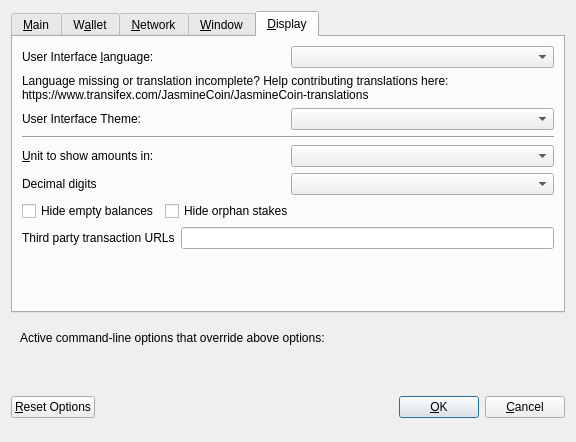
<?xml version="1.0" encoding="UTF-8"?>
<ui version="4.0">
 <class>OptionsDialog</class>
 <widget class="QDialog" name="OptionsDialog">
  <property name="geometry">
   <rect>
    <x>0</x>
    <y>0</y>
    <width>576</width>
    <height>442</height>
   </rect>
  </property>
  <property name="windowTitle">
   <string>Options</string>
  </property>
  <property name="modal">
   <bool>true</bool>
  </property>
  <layout class="QVBoxLayout" name="verticalLayout">
   <item>
    <widget class="QTabWidget" name="tabWidget">
     <property name="currentIndex">
      <number>4</number>
     </property>
     <widget class="QWidget" name="tabMain">
      <attribute name="title">
       <string>&amp;Main</string>
      </attribute>
      <layout class="QVBoxLayout" name="verticalLayout_Main">
       <item>
        <widget class="QCheckBox" name="bitcoinAtStartup">
         <property name="toolTip">
          <string>Automatically start Jasmine after logging in to the system.</string>
         </property>
         <property name="text">
          <string>&amp;Start Jasmine on system login</string>
         </property>
        </widget>
       </item>
       <item>
        <layout class="QHBoxLayout" name="horizontalLayout_2_Main">
         <item>
          <widget class="QLabel" name="databaseCacheLabel">
           <property name="text">
            <string>Size of &amp;database cache</string>
           </property>
           <property name="textFormat">
            <enum>Qt::PlainText</enum>
           </property>
           <property name="buddy">
            <cstring>databaseCache</cstring>
           </property>
          </widget>
         </item>
         <item>
          <widget class="QSpinBox" name="databaseCache"/>
         </item>
         <item>
          <widget class="QLabel" name="databaseCacheUnitLabel">
           <property name="text">
            <string>MB</string>
           </property>
           <property name="textFormat">
            <enum>Qt::PlainText</enum>
           </property>
          </widget>
         </item>
         <item>
          <spacer name="horizontalSpacer_2_Main">
           <property name="orientation">
            <enum>Qt::Horizontal</enum>
           </property>
           <property name="sizeHint" stdset="0">
            <size>
             <width>40</width>
             <height>20</height>
            </size>
           </property>
          </spacer>
         </item>
        </layout>
       </item>
       <item>
        <layout class="QHBoxLayout" name="horizontalLayout_3_Main">
         <item>
          <widget class="QLabel" name="threadsScriptVerifLabel">
           <property name="text">
            <string>Number of script &amp;verification threads</string>
           </property>
           <property name="textFormat">
            <enum>Qt::PlainText</enum>
           </property>
           <property name="buddy">
            <cstring>threadsScriptVerif</cstring>
           </property>
          </widget>
         </item>
         <item>
          <widget class="QSpinBox" name="threadsScriptVerif">
           <property name="toolTip">
            <string>(0 = auto, &lt;0 = leave that many cores free)</string>
           </property>
          </widget>
         </item>
         <item>
          <spacer name="horizontalSpacer_3_Main">
           <property name="orientation">
            <enum>Qt::Horizontal</enum>
           </property>
           <property name="sizeHint" stdset="0">
            <size>
             <width>40</width>
             <height>20</height>
            </size>
           </property>
          </spacer>
         </item>
        </layout>
       </item>
       <item>
        <spacer name="verticalSpacer_2">
         <property name="orientation">
          <enum>Qt::Vertical</enum>
         </property>
         <property name="sizeHint" stdset="0">
          <size>
           <width>20</width>
           <height>40</height>
          </size>
         </property>
        </spacer>
       </item>
       <item>
        <widget class="QCheckBox" name="checkBoxZeromintEnable">
         <property name="toolTip">
          <string>Enable automatic minting of PIV units to zPIV</string>
         </property>
         <property name="layoutDirection">
          <enum>Qt::LeftToRight</enum>
         </property>
         <property name="text">
          <string>Enable zPIV Automint</string>
         </property>
        </widget>
       </item>
       <item>
        <layout class="QHBoxLayout" name="horizontalLayout_3">
         <item>
          <widget class="QLabel" name="percentage_label">
           <property name="toolTip">
            <string>Percentage of incoming PIV which get automatically converted to zPIV via Zerocoin Protocol (min: 10%)</string>
           </property>
           <property name="text">
            <string>Percentage of autominted zPIV</string>
           </property>
          </widget>
         </item>
         <item>
          <widget class="QSpinBox" name="zeromintPercentage">
           <property name="minimum">
            <number>1</number>
           </property>
           <property name="maximum">
            <number>100</number>
           </property>
          </widget>
         </item>
        </layout>
       </item>
       <item>
        <layout class="QHBoxLayout" name="horizontalLayout" stretch="0,0">
         <property name="sizeConstraint">
          <enum>QLayout::SetFixedSize</enum>
         </property>
         <item>
          <widget class="QLabel" name="labelPreferredDenom">
           <property name="maximumSize">
            <size>
             <width>16777215</width>
             <height>16777215</height>
            </size>
           </property>
           <property name="toolTip">
            <string>Wait with automatic conversion to Zerocoin until enough PIV for this denomination is available</string>
           </property>
           <property name="text">
            <string>Preferred Automint zPIV Denomination</string>
           </property>
          </widget>
         </item>
         <item>
          <widget class="QComboBox" name="preferredDenom">
           <property name="maximumSize">
            <size>
             <width>16777215</width>
             <height>27</height>
            </size>
           </property>
           <property name="toolTip">
            <string>Wait with automatic conversion to Zerocoin until enough PIV for this denomination is available</string>
           </property>
           <property name="maxVisibleItems">
            <number>9</number>
           </property>
           <property name="maxCount">
            <number>9</number>
           </property>
          </widget>
         </item>
        </layout>
       </item>
      </layout>
     </widget>
     <widget class="QWidget" name="tabWallet">
      <attribute name="title">
       <string>W&amp;allet</string>
      </attribute>
      <layout class="QVBoxLayout" name="verticalLayout_Wallet">
       <item>
        <layout class="QHBoxLayout" name="horizontalLayout_2_Wallet">
         <item>
          <widget class="QLabel" name="labelStakeSplitThresholdText">
           <property name="text">
            <string>Stake split threshold:</string>
           </property>
          </widget>
         </item>
         <item>
          <widget class="QSpinBox" name="spinBoxStakeSplitThreshold">
           <property name="minimum">
            <number>1</number>
           </property>
           <property name="maximum">
            <number>999999</number>
           </property>
          </widget>
         </item>
        </layout>
       </item>
       <item>
        <widget class="QGroupBox" name="groupBox">
         <property name="title">
          <string>Expert</string>
         </property>
         <layout class="QVBoxLayout" name="verticalLayout_2">
          <item>
           <widget class="QCheckBox" name="coinControlFeatures">
            <property name="toolTip">
             <string>Whether to show coin control features or not.</string>
            </property>
            <property name="text">
             <string>Enable coin &amp;control features</string>
            </property>
           </widget>
          </item>
          <item>
           <widget class="QCheckBox" name="showMasternodesTab">
            <property name="toolTip">
             <string>Show additional tab listing all your masternodes in first sub-tab&lt;br/&gt;and all masternodes on the network in second sub-tab.</string>
            </property>
            <property name="text">
             <string>Show Masternodes Tab</string>
            </property>
           </widget>
          </item>
          <item>
           <widget class="QCheckBox" name="spendZeroConfChange">
            <property name="toolTip">
             <string>If you disable the spending of unconfirmed change, the change from a transaction&lt;br/&gt;cannot be used until that transaction has at least one confirmation.&lt;br/&gt;This also affects how your balance is computed.</string>
            </property>
            <property name="text">
             <string>&amp;Spend unconfirmed change</string>
            </property>
           </widget>
          </item>
         </layout>
        </widget>
       </item>
       <item>
        <spacer name="verticalSpacer_Wallet">
         <property name="orientation">
          <enum>Qt::Vertical</enum>
         </property>
         <property name="sizeHint" stdset="0">
          <size>
           <width>20</width>
           <height>40</height>
          </size>
         </property>
        </spacer>
       </item>
      </layout>
     </widget>
     <widget class="QWidget" name="tabNetwork">
      <attribute name="title">
       <string>&amp;Network</string>
      </attribute>
      <layout class="QVBoxLayout" name="verticalLayout_Network">
       <item>
        <widget class="QCheckBox" name="mapPortUpnp">
         <property name="toolTip">
          <string>Automatically open the Jasmine client port on the router. This only works when your router supports UPnP and it is enabled.</string>
         </property>
         <property name="text">
          <string>Map port using &amp;UPnP</string>
         </property>
        </widget>
       </item>
       <item>
        <widget class="QCheckBox" name="allowIncoming">
         <property name="toolTip">
          <string>Accept connections from outside</string>
         </property>
         <property name="text">
          <string>Allow incoming connections</string>
         </property>
        </widget>
       </item>
       <item>
        <widget class="QCheckBox" name="connectSocks">
         <property name="toolTip">
          <string>Connect to the Jasmine network through a SOCKS5 proxy.</string>
         </property>
         <property name="text">
          <string>&amp;Connect through SOCKS5 proxy (default proxy):</string>
         </property>
        </widget>
       </item>
       <item>
        <layout class="QHBoxLayout" name="horizontalLayout_1_Network">
         <item>
          <widget class="QLabel" name="proxyIpLabel">
           <property name="text">
            <string>Proxy &amp;IP:</string>
           </property>
           <property name="textFormat">
            <enum>Qt::PlainText</enum>
           </property>
           <property name="buddy">
            <cstring>proxyIp</cstring>
           </property>
          </widget>
         </item>
         <item>
          <widget class="QValidatedLineEdit" name="proxyIp">
           <property name="minimumSize">
            <size>
             <width>140</width>
             <height>0</height>
            </size>
           </property>
           <property name="maximumSize">
            <size>
             <width>140</width>
             <height>16777215</height>
            </size>
           </property>
           <property name="toolTip">
            <string>IP address of the proxy (e.g. IPv4: 127.0.0.1 / IPv6: ::1)</string>
           </property>
          </widget>
         </item>
         <item>
          <widget class="QLabel" name="proxyPortLabel">
           <property name="text">
            <string>&amp;Port:</string>
           </property>
           <property name="textFormat">
            <enum>Qt::PlainText</enum>
           </property>
           <property name="buddy">
            <cstring>proxyPort</cstring>
           </property>
          </widget>
         </item>
         <item>
          <widget class="QLineEdit" name="proxyPort">
           <property name="minimumSize">
            <size>
             <width>55</width>
             <height>0</height>
            </size>
           </property>
           <property name="maximumSize">
            <size>
             <width>55</width>
             <height>16777215</height>
            </size>
           </property>
           <property name="toolTip">
            <string>Port of the proxy (e.g. 9050)</string>
           </property>
          </widget>
         </item>
         <item>
          <spacer name="horizontalSpacer_1_Network">
           <property name="orientation">
            <enum>Qt::Horizontal</enum>
           </property>
           <property name="sizeHint" stdset="0">
            <size>
             <width>40</width>
             <height>20</height>
            </size>
           </property>
          </spacer>
         </item>
        </layout>
       </item>
       <item>
        <spacer name="verticalSpacer_Network">
         <property name="orientation">
          <enum>Qt::Vertical</enum>
         </property>
         <property name="sizeHint" stdset="0">
          <size>
           <width>20</width>
           <height>40</height>
          </size>
         </property>
        </spacer>
       </item>
      </layout>
     </widget>
     <widget class="QWidget" name="tabWindow">
      <attribute name="title">
       <string>&amp;Window</string>
      </attribute>
      <layout class="QVBoxLayout" name="verticalLayout_Window">
       <item>
        <widget class="QCheckBox" name="minimizeToTray">
         <property name="toolTip">
          <string>Show only a tray icon after minimizing the window.</string>
         </property>
         <property name="text">
          <string>&amp;Minimize to the tray instead of the taskbar</string>
         </property>
        </widget>
       </item>
       <item>
        <widget class="QCheckBox" name="minimizeOnClose">
         <property name="toolTip">
          <string>Minimize instead of exit the application when the window is closed. When this option is enabled, the application will be closed only after selecting Quit in the menu.</string>
         </property>
         <property name="text">
          <string>M&amp;inimize on close</string>
         </property>
        </widget>
       </item>
       <item>
        <spacer name="verticalSpacer_Window">
         <property name="orientation">
          <enum>Qt::Vertical</enum>
         </property>
         <property name="sizeHint" stdset="0">
          <size>
           <width>20</width>
           <height>40</height>
          </size>
         </property>
        </spacer>
       </item>
      </layout>
     </widget>
     <widget class="QWidget" name="tabDisplay">
      <attribute name="title">
       <string>&amp;Display</string>
      </attribute>
      <layout class="QVBoxLayout" name="verticalLayout_Display">
       <item>
        <layout class="QHBoxLayout" name="horizontalLayout_1_Display">
         <item>
          <widget class="QLabel" name="langLabel">
           <property name="text">
            <string>User Interface &amp;language:</string>
           </property>
           <property name="textFormat">
            <enum>Qt::PlainText</enum>
           </property>
           <property name="buddy">
            <cstring>lang</cstring>
           </property>
          </widget>
         </item>
         <item>
          <widget class="QValueComboBox" name="lang">
           <property name="toolTip">
            <string>The user interface language can be set here. This setting will take effect after restarting Jasmine.</string>
           </property>
          </widget>
         </item>
        </layout>
       </item>
       <item>
        <widget class="QLabel" name="label_3">
         <property name="toolTip">
          <string notr="true"/>
         </property>
         <property name="statusTip">
          <string notr="true"/>
         </property>
         <property name="whatsThis">
          <string notr="true"/>
         </property>
         <property name="accessibleName">
          <string notr="true"/>
         </property>
         <property name="text">
          <string>Language missing or translation incomplete? Help contributing translations here:
https://www.transifex.com/JasmineCoin/JasmineCoin-translations</string>
         </property>
         <property name="wordWrap">
          <bool>true</bool>
         </property>
         <property name="openExternalLinks">
          <bool>true</bool>
         </property>
         <property name="textInteractionFlags">
          <set>Qt::TextBrowserInteraction</set>
         </property>
        </widget>
       </item>
       <item>
        <layout class="QHBoxLayout" name="horizontalLayout_2_Display" stretch="0,0">
         <item>
          <widget class="QLabel" name="themeLabel">
           <property name="text">
            <string>User Interface Theme:</string>
           </property>
          </widget>
         </item>
         <item>
          <widget class="QValueComboBox" name="theme"/>
         </item>
        </layout>
       </item>
       <item>
        <widget class="Line" name="line">
         <property name="orientation">
          <enum>Qt::Horizontal</enum>
         </property>
        </widget>
       </item>
       <item>
        <layout class="QHBoxLayout" name="horizontalLayout_3_Display">
         <item>
          <widget class="QLabel" name="unitLabel">
           <property name="text">
            <string>&amp;Unit to show amounts in:</string>
           </property>
           <property name="textFormat">
            <enum>Qt::PlainText</enum>
           </property>
           <property name="buddy">
            <cstring>unit</cstring>
           </property>
          </widget>
         </item>
         <item>
          <widget class="QValueComboBox" name="unit">
           <property name="toolTip">
            <string>Choose the default subdivision unit to show in the interface and when sending coins.</string>
           </property>
          </widget>
         </item>
        </layout>
       </item>
       <item>
        <layout class="QHBoxLayout" name="horizontalLayout_4_Display">
         <item>
          <widget class="QLabel" name="digitsLabel">
           <property name="text">
            <string>Decimal digits</string>
           </property>
          </widget>
         </item>
         <item>
          <widget class="QValueComboBox" name="digits"/>
         </item>
        </layout>
       </item>
       <item>
        <layout class="QHBoxLayout" name="horizontalLayout_5_Display">
         <item>
          <widget class="QCheckBox" name="checkBoxHideZeroBalances">
           <property name="toolTip">
            <string>Hide empty balances</string>
           </property>
           <property name="layoutDirection">
            <enum>Qt::LeftToRight</enum>
           </property>
           <property name="text">
            <string>Hide empty balances</string>
           </property>
          </widget>
         </item>
         <item>
          <widget class="QCheckBox" name="checkBoxHideOrphans">
           <property name="toolTip">
            <string>Hide orphan stakes in transaction lists</string>
           </property>
           <property name="text">
            <string>Hide orphan stakes</string>
           </property>
          </widget>
         </item>
         <item>
          <spacer name="horizontalSpacer">
           <property name="orientation">
            <enum>Qt::Horizontal</enum>
           </property>
           <property name="sizeHint" stdset="0">
            <size>
             <width>40</width>
             <height>20</height>
            </size>
           </property>
          </spacer>
         </item>
        </layout>
       </item>
       <item>
        <layout class="QHBoxLayout" name="horizontalLayout_6_Display">
         <item>
          <widget class="QLabel" name="thirdPartyTxUrlsLabel">
           <property name="toolTip">
            <string>Third party URLs (e.g. a block explorer) that appear in the transactions tab as context menu items. %s in the URL is replaced by transaction hash. Multiple URLs are separated by vertical bar |.</string>
           </property>
           <property name="text">
            <string>Third party transaction URLs</string>
           </property>
           <property name="buddy">
            <cstring>thirdPartyTxUrls</cstring>
           </property>
          </widget>
         </item>
         <item>
          <widget class="QLineEdit" name="thirdPartyTxUrls">
           <property name="toolTip">
            <string>Third party URLs (e.g. a block explorer) that appear in the transactions tab as context menu items. %s in the URL is replaced by transaction hash. Multiple URLs are separated by vertical bar |.</string>
           </property>
          </widget>
         </item>
        </layout>
       </item>
       <item>
        <spacer name="verticalSpacer">
         <property name="orientation">
          <enum>Qt::Vertical</enum>
         </property>
         <property name="sizeHint" stdset="0">
          <size>
           <width>20</width>
           <height>40</height>
          </size>
         </property>
        </spacer>
       </item>
      </layout>
     </widget>
    </widget>
   </item>
   <item>
    <widget class="QFrame" name="frame">
     <layout class="QVBoxLayout" name="verticalLayout_Bottom">
      <item>
       <layout class="QHBoxLayout" name="horizontalLayout_Bottom">
        <item>
         <widget class="QLabel" name="overriddenByCommandLineInfoLabel">
          <property name="text">
           <string>Active command-line options that override above options:</string>
          </property>
          <property name="textFormat">
           <enum>Qt::PlainText</enum>
          </property>
         </widget>
        </item>
        <item>
         <spacer name="horizontalSpacer_Bottom">
          <property name="orientation">
           <enum>Qt::Horizontal</enum>
          </property>
          <property name="sizeHint" stdset="0">
           <size>
            <width>40</width>
            <height>20</height>
           </size>
          </property>
         </spacer>
        </item>
       </layout>
      </item>
      <item>
       <widget class="QLabel" name="overriddenByCommandLineLabel">
        <property name="text">
         <string/>
        </property>
        <property name="textFormat">
         <enum>Qt::PlainText</enum>
        </property>
        <property name="wordWrap">
         <bool>true</bool>
        </property>
       </widget>
      </item>
     </layout>
    </widget>
   </item>
   <item>
    <layout class="QHBoxLayout" name="horizontalLayout_Buttons">
     <item>
      <widget class="QPushButton" name="resetButton">
       <property name="toolTip">
        <string>Reset all client options to default.</string>
       </property>
       <property name="text">
        <string>&amp;Reset Options</string>
       </property>
       <property name="autoDefault">
        <bool>false</bool>
       </property>
      </widget>
     </item>
     <item>
      <spacer name="horizontalSpacer_1">
       <property name="orientation">
        <enum>Qt::Horizontal</enum>
       </property>
       <property name="sizeHint" stdset="0">
        <size>
         <width>40</width>
         <height>48</height>
        </size>
       </property>
      </spacer>
     </item>
     <item>
      <widget class="QLabel" name="statusLabel">
       <property name="minimumSize">
        <size>
         <width>200</width>
         <height>0</height>
        </size>
       </property>
       <property name="font">
        <font>
         <weight>75</weight>
         <bold>true</bold>
        </font>
       </property>
       <property name="text">
        <string/>
       </property>
       <property name="textFormat">
        <enum>Qt::PlainText</enum>
       </property>
       <property name="wordWrap">
        <bool>true</bool>
       </property>
      </widget>
     </item>
     <item>
      <spacer name="horizontalSpacer_2">
       <property name="orientation">
        <enum>Qt::Horizontal</enum>
       </property>
       <property name="sizeHint" stdset="0">
        <size>
         <width>40</width>
         <height>48</height>
        </size>
       </property>
      </spacer>
     </item>
     <item>
      <widget class="QPushButton" name="okButton">
       <property name="text">
        <string>&amp;OK</string>
       </property>
       <property name="autoDefault">
        <bool>false</bool>
       </property>
       <property name="default">
        <bool>true</bool>
       </property>
      </widget>
     </item>
     <item>
      <widget class="QPushButton" name="cancelButton">
       <property name="text">
        <string>&amp;Cancel</string>
       </property>
       <property name="autoDefault">
        <bool>false</bool>
       </property>
      </widget>
     </item>
    </layout>
   </item>
  </layout>
 </widget>
 <customwidgets>
  <customwidget>
   <class>QValidatedLineEdit</class>
   <extends>QLineEdit</extends>
   <header>qvalidatedlineedit.h</header>
  </customwidget>
  <customwidget>
   <class>QValueComboBox</class>
   <extends>QComboBox</extends>
   <header>qvaluecombobox.h</header>
  </customwidget>
 </customwidgets>
 <resources/>
 <connections/>
</ui>
